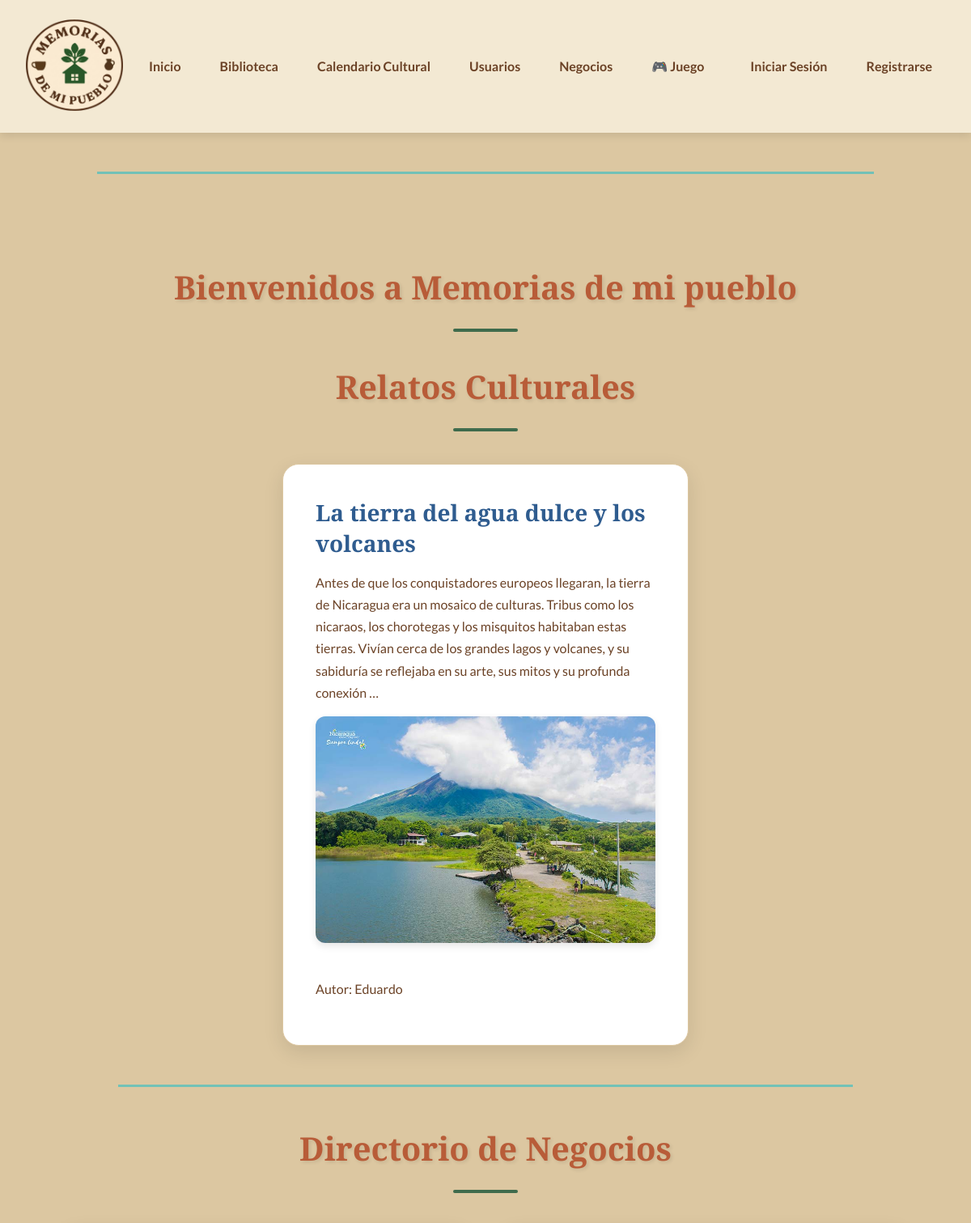
The app's page / (upper part), older data.
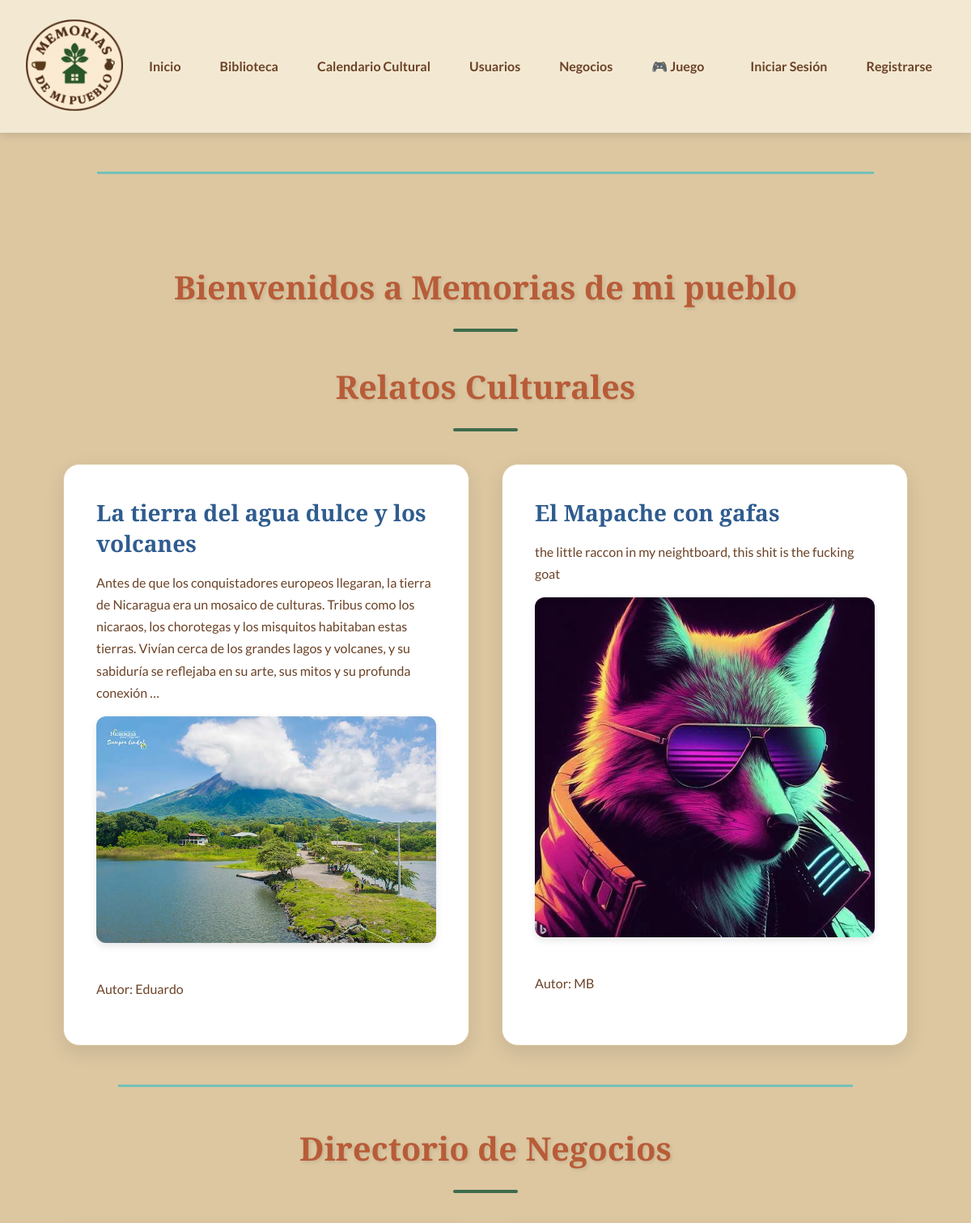
The same page, newer data.
### locales/models.py (models this page shows, shortened)
class Relato(models.Model):
    STATUS_CHOICES = (
        ('pending', 'Pendiente'),
        ('approved', 'Aprobado'),
        ('rejected', 'Rechazado'),
    )
    title = models.CharField(max_length=200)
    content = models.TextField(default='')
    image = models.ImageField(upload_to='relatos/images/')
    status = models.CharField(max_length=10, choices=STATUS_CHOICES, default='pending')
    author = models.ForeignKey(User, on_delete=models.CASCADE)

### locales/views.py (the view)
# urls.py: path('', locales_views.home_view, name='home_view'),
def home_view(request):
    relatos = Relato.objects.filter(status='approved')
    negocios = Negocio.objects.all()
    perfil = None
    if request.user.is_authenticated:
        perfil, _ = PerfilUsuario.objects.get_or_create(usuario=request.user)
    context = {
        'relatos': relatos,
        'negocios': negocios,
        'perfil': perfil,
    }
    return render(request, 'locales/home.html', context)

### locales/templates/locales/home.html (shortened to what this page needs)
{% extends 'locales/base.html' %}
{% block content %}
<h1 class="section-title">Bienvenidos a Memorias de mi pueblo</h1>
<h2 class="section-title">Relatos Culturales</h2>
<div class="card-container">
  {% for relato in relatos %}
    <div class="card">
      <h3>{{ relato.title }}</h3>
      <p>{{ relato.content|safe|truncatewords:50 }}</p>
      {% if relato.image %}
        <img src="{{ relato.image.url }}" alt="{{ relato.title }}">
      {% endif %}
      <p>Autor: {{ relato.author.username }}</p>
    </div>
  {% empty %}
    <p>No hay relatos aprobados aún.</p>
  {% endfor %}
</div>
<hr>
<h2 class="section-title">Directorio de Negocios</h2>
{% endblock %}

Row changes from the older to the newer data that the page shows:
added Relato: title "El Mapache con gafas", content "the little raccon in my neightboard, this shit is the fucking goat", image (picture), author.username "MB"
